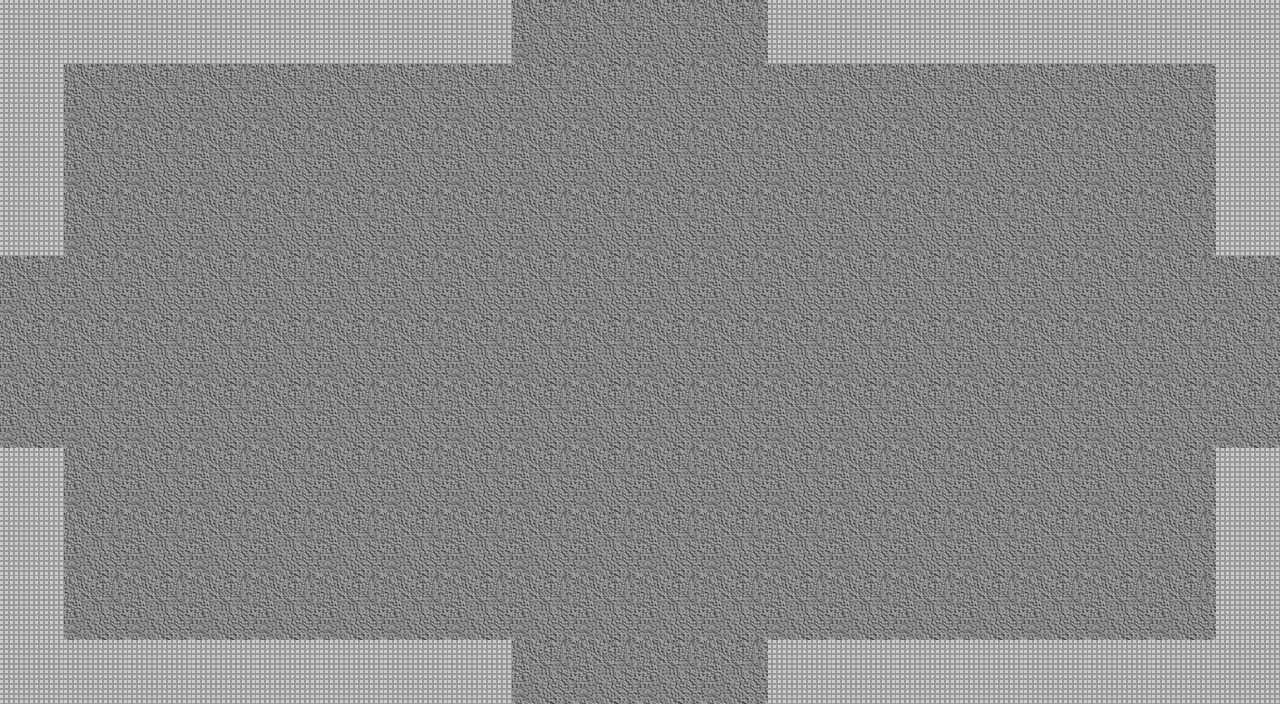

This is a level from a 2D game, rendered from its Tiled map with the project's own tilesets. A one-line summary and the map file follow, with tile-layer data summarised:
An orthogonal 20x11 tile map with 64x64 px tiles, 2 tile layers (Floor, Wall), 3 tilesets and 14 objects.

<map version="1.0" orientation="orthogonal" renderorder="right-down" width="20" height="11" tilewidth="64" tileheight="64" nextobjectid="94">
 <properties>
  <property name="unity:resource" value="True" />
  <property name="unity:tag" value="Room" />
 </properties>
 <tileset firstgid="1" source="DungeonTilePH.tsx" />
 <tileset firstgid="3" source="MobSpawner.tsx" />
 <tileset firstgid="8" source="DestructSpawn.tsx" />
 <layer name="Floor" width="20" height="11">
  <properties>
   <property name="unity:sortingLayerName" value="Floor" />
   <property name="unity:tag" value="Floor" />
  </properties>
  <data>[220 cells, 220 non-empty, 1 distinct tile ids]</data>
 </layer>
 <layer name="Wall" width="20" height="11">
  <properties>
   <property name="ChildTag" value="Wall" />
   <property name="unity:tag" value="Wall" />
  </properties>
  <data>[220 cells, 44 non-empty, 1 distinct tile ids]</data>
 </layer>
 <objectgroup name="Destructables">
  <object id="71" gid="8" x="1152" y="128" width="64" height="64" />
  <object id="72" gid="8" x="1152" y="640" width="64" height="64" />
  <object id="73" gid="8" x="64" y="640" width="64" height="64" />
  <object id="75" gid="8" x="64" y="128" width="64" height="64" />
  <object id="91" gid="8" x="576" y="384" width="64" height="64" />
  <object id="92" gid="8" x="640" y="384" width="64" height="64" />
 </objectgroup>
 <objectgroup name="Mobs">
  <object id="87" gid="7" x="448" y="256" width="64" height="64" />
  <object id="88" gid="7" x="768" y="256" width="64" height="64" />
  <object id="89" gid="7" x="448" y="512" width="64" height="64" />
  <object id="90" gid="7" x="768" y="512" width="64" height="64" />
 </objectgroup>
 <objectgroup name="Exits">
  <object id="17" x="512" y="0" width="256" height="32">
   <properties>
    <property name="Exit" value="N" />
   </properties>
  </object>
  <object id="18" x="0" y="256" width="32" height="192">
   <properties>
    <property name="Exit" value="W" />
   </properties>
  </object>
  <object id="19" x="1248" y="256" width="32" height="192">
   <properties>
    <property name="Exit" value="E" />
   </properties>
  </object>
  <object id="21" x="512" y="672" width="256" height="33.3333">
   <properties>
    <property name="Exit" value="S" />
   </properties>
  </object>
 </objectgroup>
</map>
